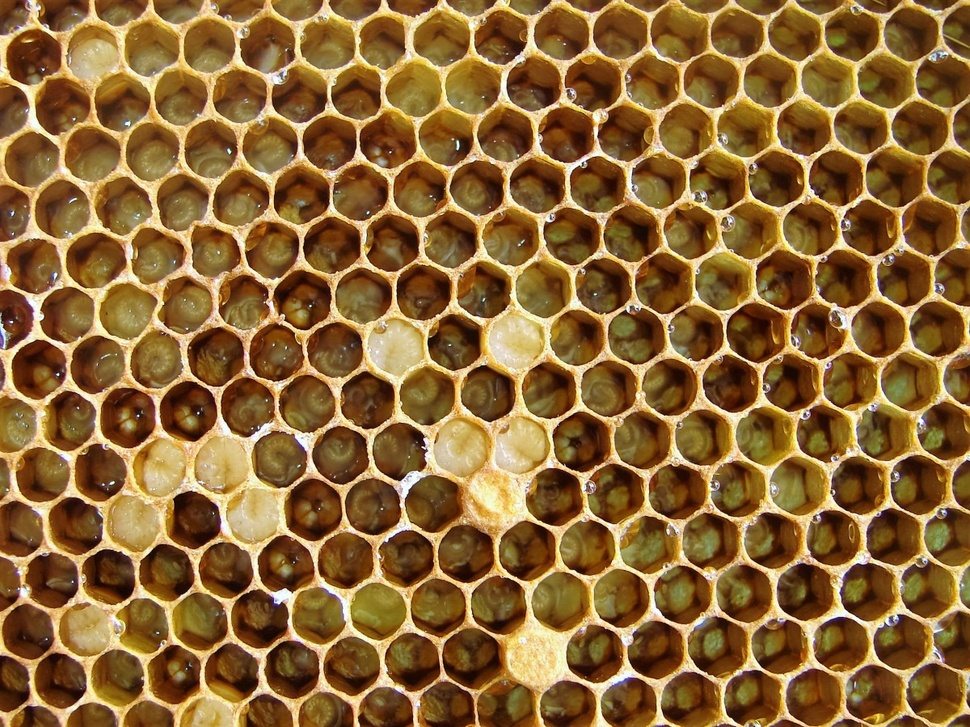
%> input picture Assignment_4/inl4_to_students/task1/honeycomb.jpg, 970 x 727 px, shrunk from 1200 x 899 before the run
$ octave task1.m   (GNU Octave 9; MATLAB toolbox functions it lacks are replaced by stand-ins)
%> lines starting %> are read from the running program, lines starting %| are printed output that depends on the picture; in (x1, y1, x2, y2) boxes, pixels count from 0 and x2, y2 are one past the last pixel; in counts of white or black regions, pixels touching at a corner belong together; the program's own positions count from 1
% Make image binary.
honeycomb = imbinarize(rgb2gray(imread('honeycomb.jpg')));
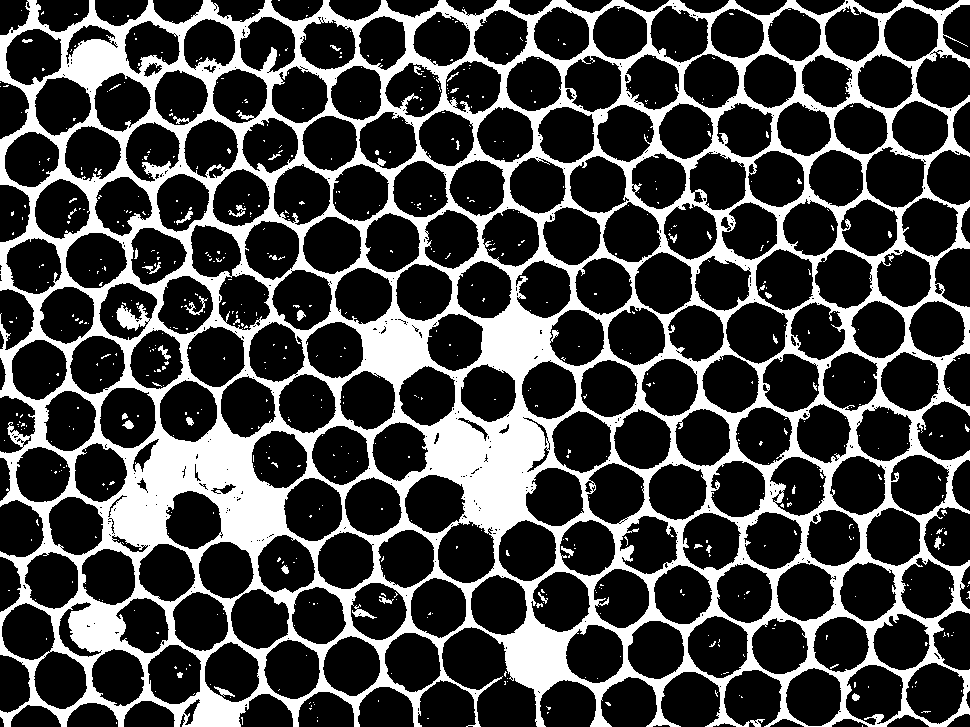
%> honeycomb: size 727x970 logical; 26.9% white; 644 white regions (602 under 20 px), largest, box (x1, y1, x2, y2) and area: (0, 0, 970, 727) 185519, (352, 604, 377, 619) 124, (184, 296, 208, 315) 115

% Honeycomb is hexagonal so we use a six sided "disk".
structure_element = strel('disk', 6, 6);

% Erode image to remove borders to simplify finding filled combs.
eroded = imerode(honeycomb, structure_element);
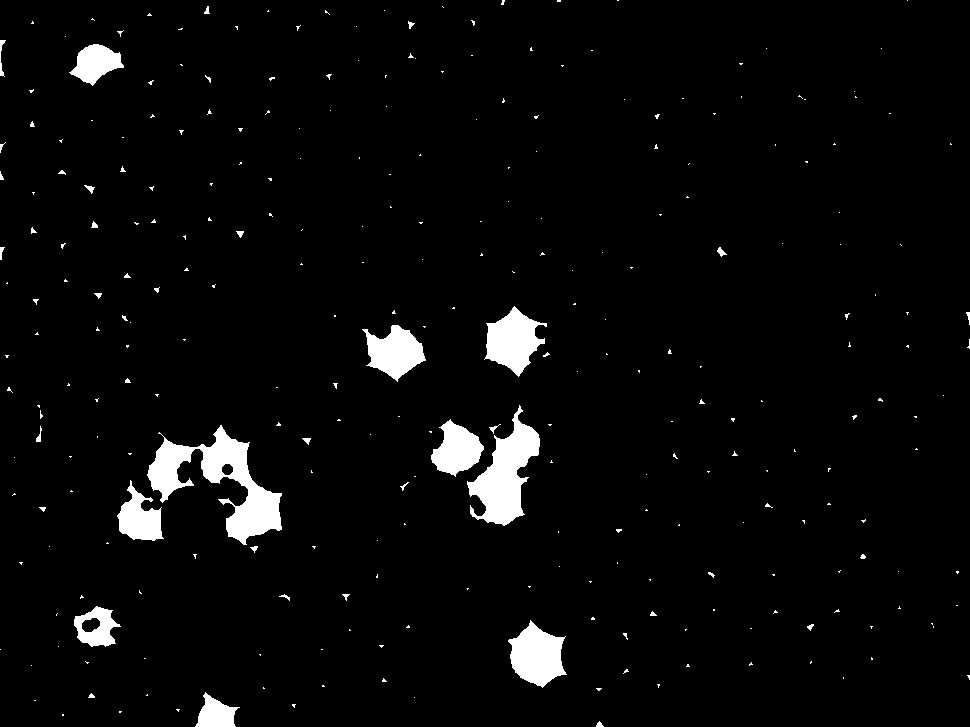
%> eroded: size 727x970 logical; 3.6% white; 288 white regions (248 under 20 px), largest, box (x1, y1, x2, y2) and area: (147, 425, 282, 545) 5687, (467, 405, 540, 526) 3991, (508, 620, 567, 688) 2473

% Find filled combs.
filled_cells = zeros(size(honeycomb));
[connected_components, N] = bwlabel(eroded, 4);
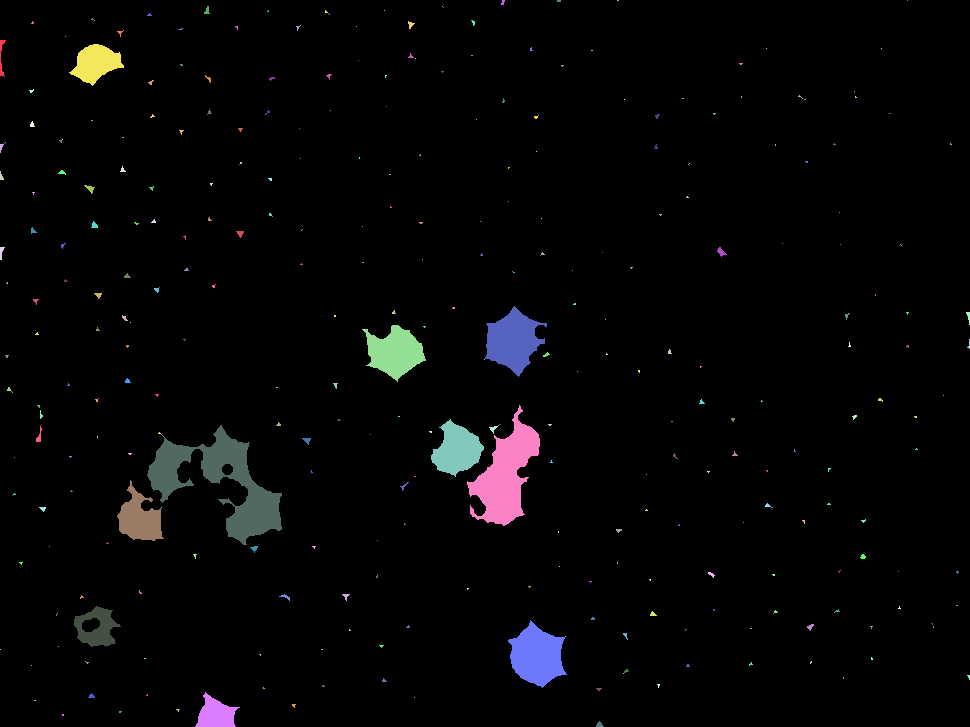
%> connected_components: size 727x970 double; 334 distinct labels, from 0 to 333; one colour per label, 0 black
%> N = 333
for conn_comp = 1:N
    if length(find(connected_components == conn_comp)) > 100
        filled_cells = filled_cells + double(connected_components == conn_comp);
    end
end
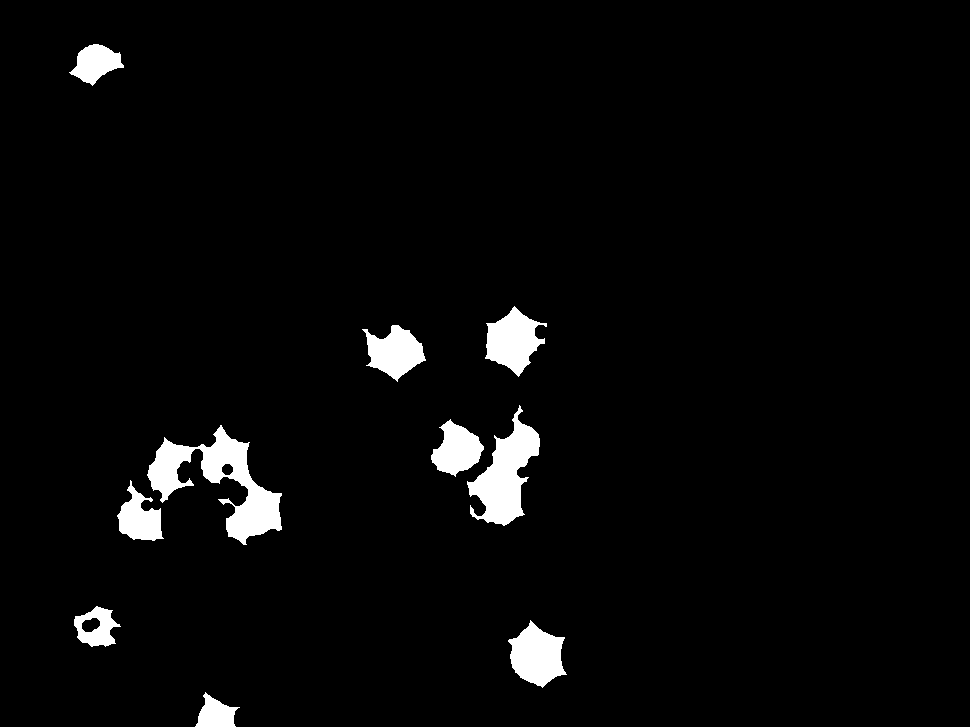
%> filled_cells: size 727x970 double; values 0 (black) and 1 (white), 3.3% white; 10 white regions, largest, box (x1, y1, x2, y2) and area: (147, 425, 282, 545) 5680, (467, 405, 540, 526) 3991, (508, 620, 567, 688) 2472

% Remove filled combs and reduce noise.
honeycomb = honeycomb - filled_cells;
%> honeycomb: size 727x970 double; values 0 (black) and 1 (white), 23.6% white; 646 white regions (602 under 20 px), largest, box (x1, y1, x2, y2) and area: (0, 0, 970, 727) 161917, (82, 618, 100, 632) 183, (352, 604, 377, 619) 124
honeycomb = medfilt2(honeycomb);
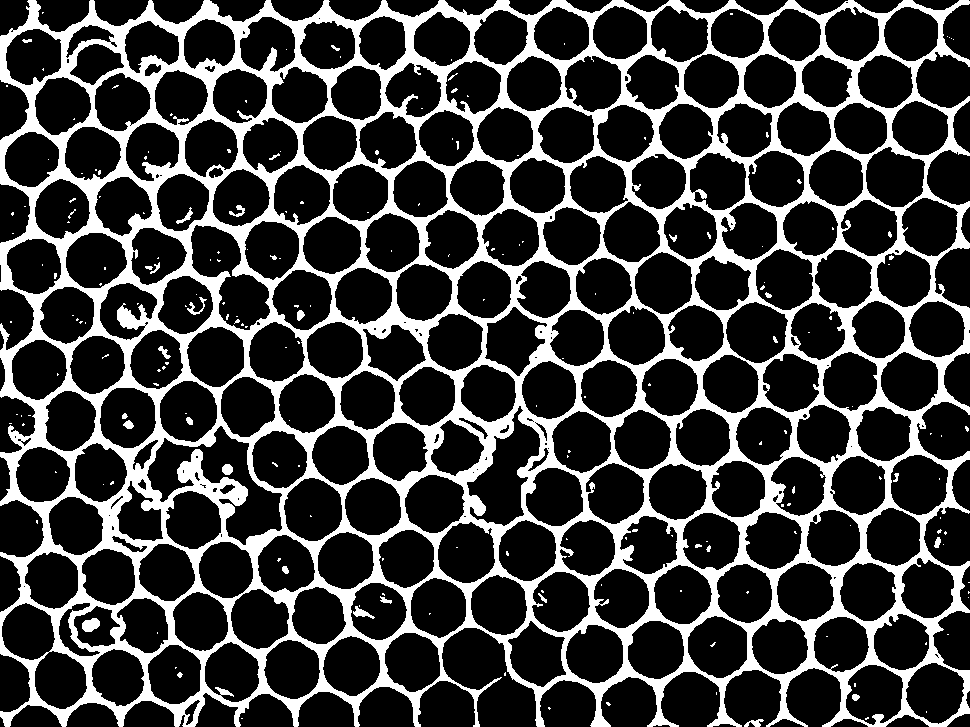
%> honeycomb: size 727x970 double; values 0 (black) and 1 (white), 23.5% white; 201 white regions (167 under 20 px), largest, box (x1, y1, x2, y2) and area: (0, 0, 970, 727) 163162, (82, 618, 100, 632) 188, (353, 606, 375, 619) 118

% Negate to let ones be where the combs are.
honeycomb = ~honeycomb;

% Segment out all combs using 4-neighbours:
cells = {};
cell_positions = {};
[found_combs, num_combs] = bwlabel(honeycomb, 4);
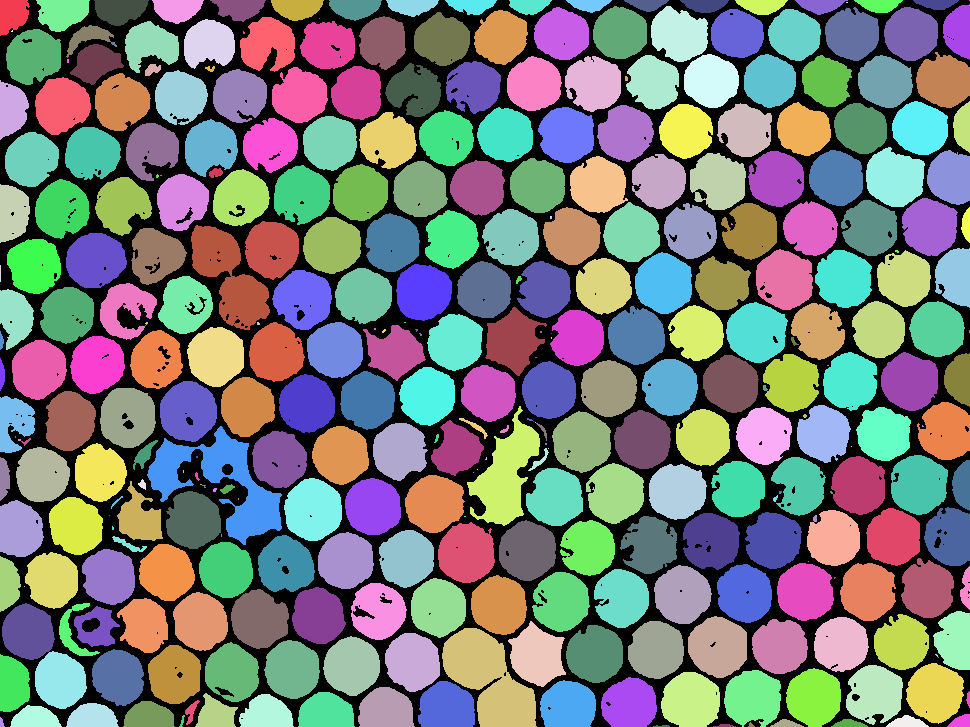
%> found_combs: size 727x970 double; 345 distinct labels, from 0 to 344; one colour per label, 0 black
%> num_combs = 344
for comb = 1:num_combs
    [row, col] = find(found_combs == comb);

    if length(row) > 100
        region = [min(row), max(row); min(col), max(col)];

        % Add comb position and image of comb.
        cell_positions{end+1} = region;
        cells{end+1} = honeycomb(region(1, 1): region(1, 2), ...
                                 region(2, 1): region(2, 2));
    end
end
%> this loop made 344 passes
%> region on passes 1, 2, 3, 5, 7, 8, 9, 10, 11, 12, 14, 15: [1 36; 1 30], [81 140; 1 29], [185 243; 1 30], [290 350; 1 34], [359 391; 1 5], [397 453; 1 35], [458 501; 1 10], [501 557; 1 44], [557 612; 1 21], [655 712; 1 30], [604 660; 3 55], [133 187; 6 59]
%> (row, col) on passes 19, 21, 23, 25, 39, 51: ([32; 31; 32], [12; 13; 13]), ([437; 438], [16; 16]), ([440; 441; 440; 441; 440; 441], [19; 19; 20; 20; 21; 21]), (587, 25), ([60; 61; 62; 63; 60; 61; 62; 63], [68; 68; 68; 68; 69; 69; 69; 69]), (516, 110)
%> after the loop, cell_positions = 261 items; cells = 261 items; region = [208 243; 962 970]
% We display the Image and one segmented comb.
imshow(honeycomb)
figure
i = 190;
imshow(cells{i});
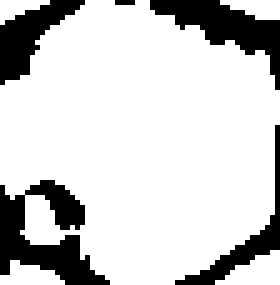
%> displayed picture: size 57x56 logical (shown 5 times larger); 80.6% white; 5 black regions (1 under 20 px), largest, box (x1, y1, x2, y2) and area: (0, 36, 22, 57) 222, (30, 0, 56, 18) 168, (0, 0, 17, 17) 124, (35, 25, 56, 57) 100
cell_positions{i}
%> ans = [154 210; 691 746]
